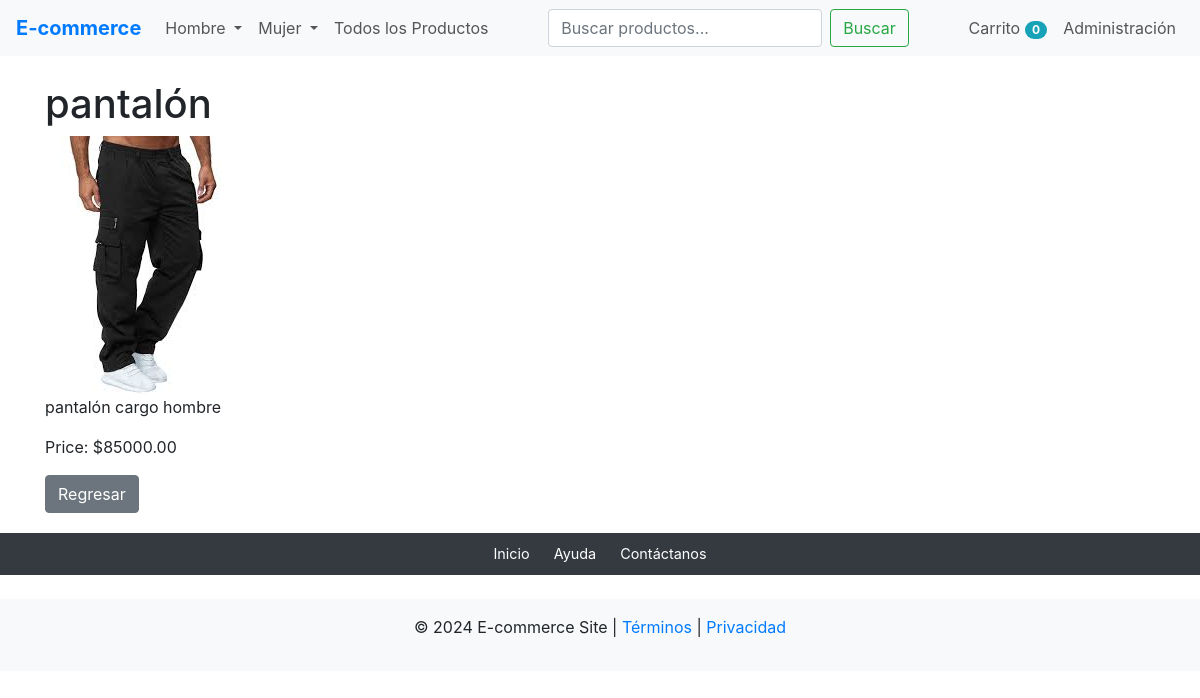
Screenshot of /products/2/ with the database file from the repository.
### store/models.py (models this page shows, shortened)
class Category(models.Model):
    name = models.CharField(max_length=100)
    description = models.TextField(blank=True, null=True)

class Product(models.Model):
    name = models.CharField(max_length=100)
    description = models.TextField()
    price = models.DecimalField(max_digits=10, decimal_places=2)
    image = models.ImageField(upload_to='images/', null=True, default='images/default.jpg')
    category = models.ForeignKey(Category, on_delete=models.CASCADE, related_name='products', null=True, blank=True)

### store/views.py (the view)
# urls.py: path('products/<int:product_id>/', product_detail, name='product_detail'),
def product_detail(request, product_id):
    product = get_object_or_404(Product, id=product_id)
    if request.method == 'POST':
        form = AddToCartForm(request.POST)
        if form.is_valid():
            quantity = form.cleaned_data['quantity']
            add_to_cart(request, product_id, quantity)  # Agrega el producto al carrito
            return redirect('cart')  # Redirige al carrito después de agregar
    else:
        form = AddToCartForm()  # Crea una nueva instancia del formulario
    return render(request, 'store/product_detail.html', {'product': product, 'form': form})

### store/views.py
class AddToCartForm(forms.Form):
    quantity = forms.IntegerField(min_value=1, initial=1)

### store/custom_context.py (called while the page is built)
def categories_processor(request):
    categories = Category.objects.all()
    cart = request.session.get('cart', {})
    cart_count = sum(cart.values())  # Suma la cantidad total de productos en el carrito
    return {
        'categories': categories,
        'cart_count': cart_count,
    }

### store/templates/store/product_detail.html (shortened to what this page needs)
{% extends 'store/base.html' %}
{% block content %}
<h1>{{ product.name }}</h1>
<img src="{{ product.image.url }}" class="img-fluid" alt="{{ product.name }}">
<p>{{ product.description }}</p>
<p>Price: ${{ product.price }}</p>
<a href="{% url 'product_list' %}" class="btn btn-secondary">Regresar</a>
{% endblock %}

### store/templates/store/base.html (shortened to what this page needs)
<!DOCTYPE html>
<html lang="en">
<head>
    <link href="https://stackpath.bootstrapcdn.com/bootstrap/4.5.2/css/bootstrap.min.css" rel="stylesheet">
</head>
<body>
    <header>
        <nav class="navbar navbar-expand-lg navbar-light bg-light">
            <a class="navbar-brand" href="{% url 'home' %}">E-commerce</a>
            <div class="collapse navbar-collapse" id="navbarNav">
                <ul class="navbar-nav mr-auto">
                    {% for category in categories %}
                        <li class="nav-item dropdown">
                            <a class="nav-link dropdown-toggle" href="#" id="category-{{ category.id }}" role="button" data-toggle="dropdown" aria-haspopup="true" aria-expanded="false">
                                {{ category.name }}
                            </a>
                        </li>
                    {% endfor %}
                    <li class="nav-item">
                        <a class="nav-link" href="{% url 'product_list' %}">Todos los Productos</a>
                    </li>
                </ul>
                <form class="form-inline my-2 my-lg-0" action="{% url 'search' %}" method="GET">
                    <input class="form-control mr-sm-2 search-box" type="search" name="q" placeholder="Buscar productos..." aria-label="Search" required>
                    <button class="btn btn-outline-success my-2 my-sm-0" type="submit">Buscar</button>
                </form>
                <ul class="navbar-nav ml-auto">
                    <li class="nav-item">
                        <a class="nav-link" href="{% url 'cart' %}">
                            Carrito <span class="badge badge-pill badge-info">{{ cart_count }}</span>
                        </a>
                    </li>
                    <li class="nav-item">
                        <a class="nav-link" href="{% url 'admin:index' %}">Administración</a>
                    </li>
                </ul>
            </div>
        </nav>
    </header>
    <main class="container mt-4">
        {% block content %}{% endblock %}
    </main>
    <div class="bottom-bar text-center">
        <a href="{% url 'home' %}">Inicio</a>
        <a href="#">Ayuda</a>
        <a href="#">Contáctanos</a>
    </div>
    <footer class="text-center mt-4 bg-light py-3">
        <p>© 2024 E-commerce Site | <a href="#">Términos</a> | <a href="#">Privacidad</a></p>
    </footer>
</body>
</html>

### store/templates/store/base.html (style rules this page uses)
.navbar-light .navbar-nav .nav-link { color: #555555; }
.navbar-light .navbar-brand { font-weight: bold; color: #007bff; }
.search-box { width: 300px; }
.bottom-bar { background-color: #343a40; color: #ffffff; padding: 10px 0; font-size: 0.9rem; margin-top: 20px; }
.bottom-bar a { color: #ffffff; margin: 0 10px; }

### rows the page displays
Category: name "Hombre"
Category: name "Mujer"
Product: name "pantalón", image (picture), description "pantalón cargo hombre", price "85000.00"

### other values shown
{{ cart_count }} "0"
